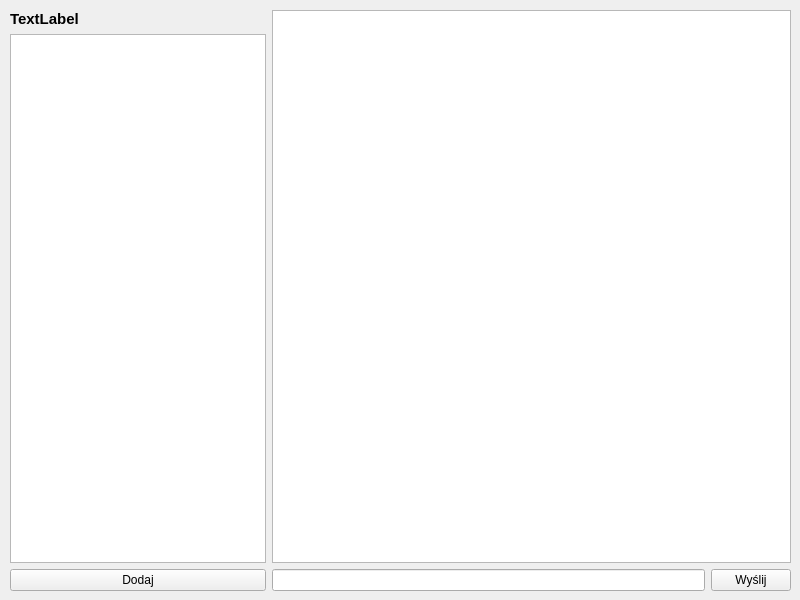
<?xml version="1.0" encoding="UTF-8"?>
<ui version="4.0">
 <class>ChatWindow</class>
 <widget class="QMainWindow" name="ChatWindow">
  <property name="geometry">
   <rect>
    <x>0</x>
    <y>0</y>
    <width>800</width>
    <height>600</height>
   </rect>
  </property>
  <property name="windowTitle">
   <string>ChatWindow</string>
  </property>
  <widget class="QWidget" name="centralwidget">
   <widget class="QWidget" name="horizontalLayoutWidget">
    <property name="geometry">
     <rect>
      <x>10</x>
      <y>10</y>
      <width>781</width>
      <height>581</height>
     </rect>
    </property>
    <layout class="QHBoxLayout" name="horizontalLayout">
     <item>
      <layout class="QVBoxLayout" name="verticalLayout_2">
       <item>
        <widget class="QLabel" name="welcome_message">
         <property name="font">
          <font>
           <pointsize>11</pointsize>
           <weight>75</weight>
           <bold>true</bold>
          </font>
         </property>
         <property name="text">
          <string>TextLabel</string>
         </property>
        </widget>
       </item>
       <item>
        <widget class="QListView" name="correspondent_list">
         <property name="sizePolicy">
          <sizepolicy hsizetype="Fixed" vsizetype="Expanding">
           <horstretch>0</horstretch>
           <verstretch>0</verstretch>
          </sizepolicy>
         </property>
        </widget>
       </item>
       <item>
        <widget class="QPushButton" name="add_correspondent">
         <property name="text">
          <string>Dodaj</string>
         </property>
        </widget>
       </item>
      </layout>
     </item>
     <item>
      <layout class="QVBoxLayout" name="verticalLayout">
       <item>
        <widget class="QTextEdit" name="textEdit"/>
       </item>
       <item>
        <layout class="QHBoxLayout" name="horizontalLayout_2">
         <item>
          <widget class="QLineEdit" name="sendtext_text"/>
         </item>
         <item>
          <widget class="QPushButton" name="sendtext_button">
           <property name="text">
            <string>Wyślij</string>
           </property>
          </widget>
         </item>
        </layout>
       </item>
      </layout>
     </item>
    </layout>
   </widget>
  </widget>
 </widget>
 <resources/>
 <connections/>
</ui>
